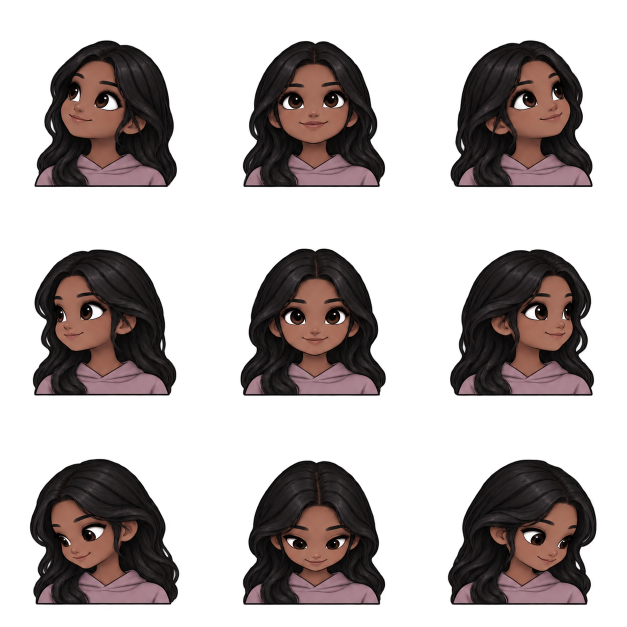
#> input picture characters/aditi-cool/directions-generated.png, 1254 x 1254 px (shown at 1/2 size)
$ python prepare_directions.py
#> lines starting #> are read from the running program, lines starting #| are printed output that depends on the picture
"""Repack the generated, unevenly spaced busts into uniform atlas cells.

Preserves the drawings at their original scale; only translates and pads them.
Run before the page-mascot skill's build and verification scripts.
"""
from pathlib import Path

import numpy as np
from PIL import Image
from scipy import ndimage

folder = Path(__file__).parent
source = folder / "directions-generated.png"
image = Image.open(source).convert("RGBA")
#> image is the input picture: PIL image 1254x1254 RGBA; mean R, G, B, A 26.8, 19.8, 19.1, 96.6
pixels = np.array(image)
labels, _ = ndimage.label(pixels[:, :, 3] > 100)
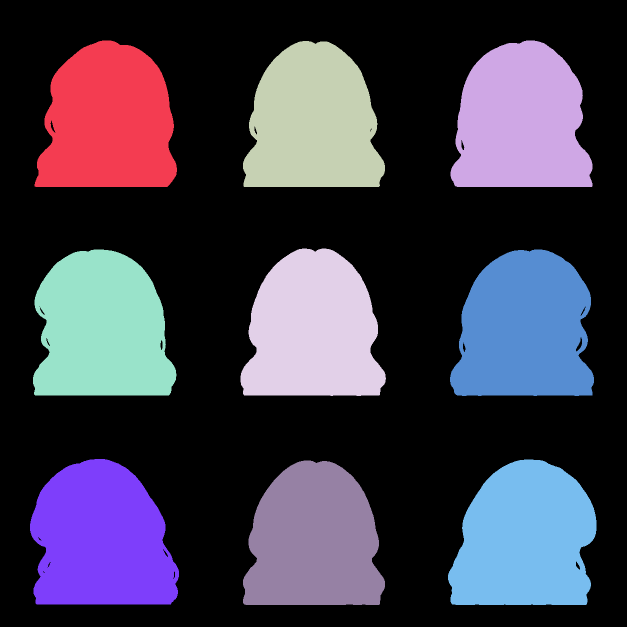
#> labels: shape (1254, 1254) int32 (shown at 1/2 size); 10 distinct labels, from 0 to 9; one colour per label, 0 black
objects = []
for index, bounds in enumerate(ndimage.find_objects(labels), start=1):
    if np.count_nonzero(labels == index) > 1000:
        objects.append(bounds)
#> this loop made 9 passes
#> after the loop, objects = 9 items
objects.sort(key=lambda bounds: (int((bounds[0].start + bounds[0].stop) / 2 / (image.height / 3)), bounds[1].start))
assert len(objects) == 9, "Expected nine separate busts"
cell = max(480, image.width // 3 + 80)
#> cell = 498
atlas = Image.new("RGBA", (cell * 3, cell * 3))
#> atlas: PIL image 1494x1494 RGBA; every value is 0
for index, bounds in enumerate(objects):
    top, bottom = bounds[0].start, bounds[0].stop
    left, right = bounds[1].start, bounds[1].stop
    bust = image.crop((left - 2, top - 2, right + 2, bottom + 2))
    x = (index % 3) * cell + (cell - bust.width) // 2
    y = (index // 3) * cell + int(cell * 0.895) - bust.height
    atlas.alpha_composite(bust, (x, y))
#> this loop made 9 passes
#> (top, bottom, left, right, x, y) on passes 1 to 9: (81, 374, 69, 354, 104, 148), (82, 374, 486, 770, 603, 149), (81, 374, 901, 1185, 1101, 148), (499, 791, 66, 353, 103, 647), (497, 792, 481, 772, 599, 644), (499, 792, 900, 1188, 1099, 646), (918, 1209, 60, 358, 98, 1146), (921, 1210, 486, 770, 603, 1148), (919, 1210, 896, 1193, 1094, 1146)
#> pass 1, `bust = image.crop((left - 2, top - 2, right + 2, bottom + 2))`:
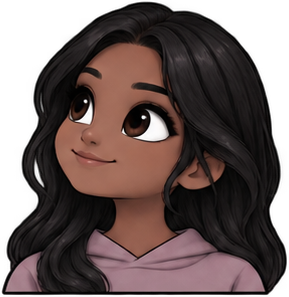
#> bust: PIL image 289x297 RGBA; mean R, G, B, A 55.9, 41, 39.1, 194.4; transparent parts drawn white
#> pass 2, `bust = image.crop((left - 2, top - 2, right + 2, bottom + 2))`:
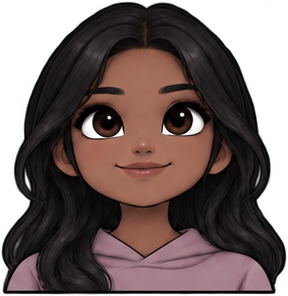
#> bust: PIL image 288x296 RGBA; mean R, G, B, A 56.9, 41.5, 39.5, 192.4; transparent parts drawn white
#> pass 3, `bust = image.crop((left - 2, top - 2, right + 2, bottom + 2))`:
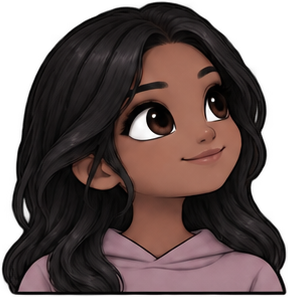
#> bust: PIL image 288x297 RGBA; mean R, G, B, A 56.2, 41.3, 39.5, 195.6; transparent parts drawn white
#> after the loop:
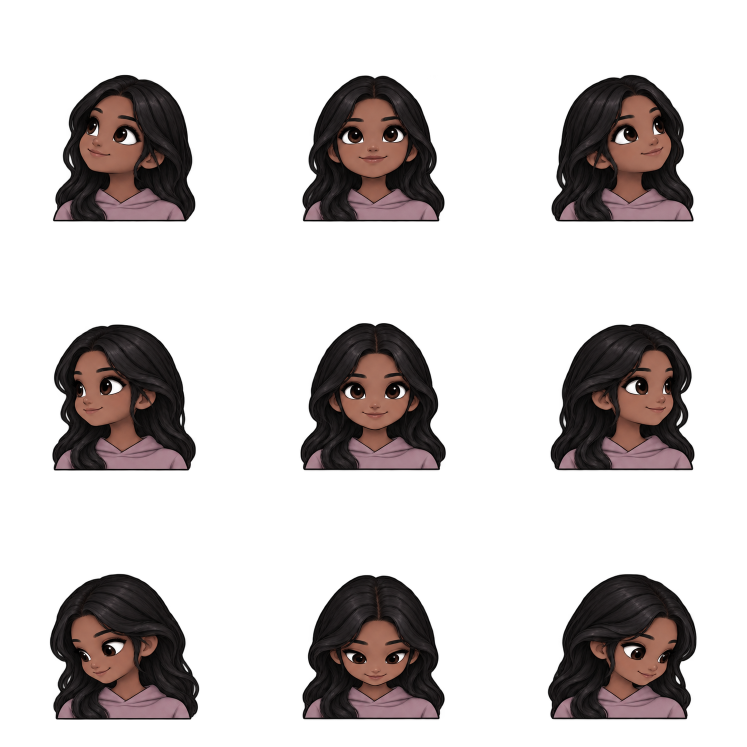
#> atlas: PIL image 1494x1494 RGBA (shown at 1/2 size); mean R, G, B, A 18.9, 13.9, 13.4, 68; transparent parts drawn white
#> after the loop:
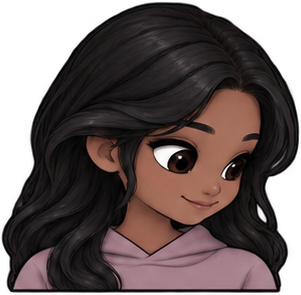
#> bust: PIL image 301x295 RGBA; mean R, G, B, A 50.2, 37.6, 36.5, 193.8; transparent parts drawn white
atlas.save(folder / "directions.png")
